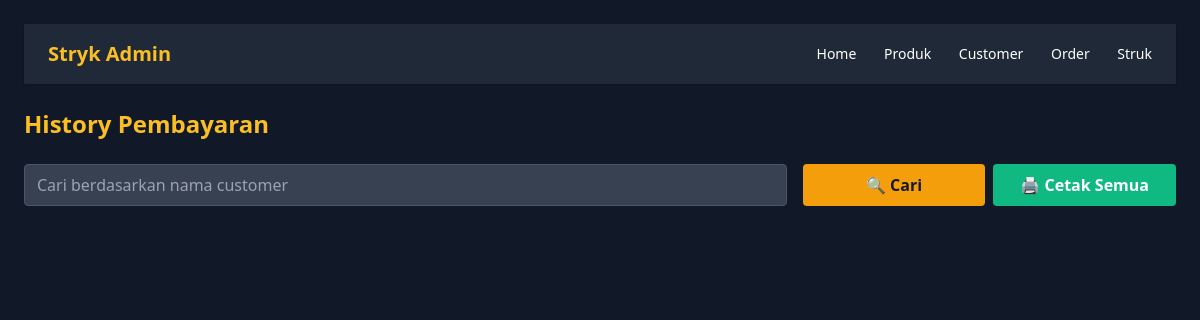
The app's page /admin/struk_admin.php, older data.
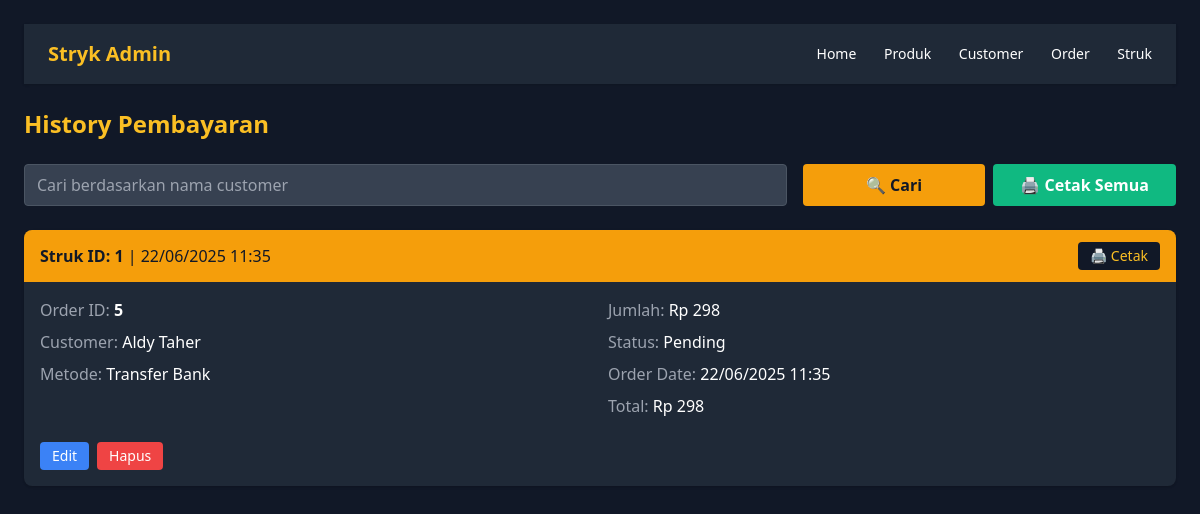
The same page, newer data.
### tables this page shows
CREATE TABLE `payments` (
  `payment_id` int NOT NULL,
  `order_id` int NOT NULL,
  `metode` varchar(100) NOT NULL,
  `jumlah_dibayar` decimal(12,2) NOT NULL,
  `tanggal_bayar` datetime NOT NULL DEFAULT CURRENT_TIMESTAMP,
  `payment_proof` varchar(255) DEFAULT NULL,
  `payment_status` varchar(20) DEFAULT 'pending'
);

CREATE TABLE `customer` (
  `customer_id` int NOT NULL,
  `nama` varchar(100) NOT NULL,
  `password` text NOT NULL,
  `email` varchar(100) NOT NULL,
  `no_telepon` varchar(20) NOT NULL,
  `alamat` text NOT NULL
);

CREATE TABLE `orders` (
  `order_id` int NOT NULL,
  `customer_id` int NOT NULL,
  `tgl_order` datetime NOT NULL,
  `total_harga` decimal(12,2) NOT NULL,
  `status` varchar(20) NOT NULL
);

### admin/struk_admin.php (the view, shortened to what this page needs)
<?php
include 'koneksi.php';
include 'header_admin.php';
$search = $_GET['search'] ?? '';
$query = "
  SELECT p.*, o.tgl_order, o.total_harga, o.status,
         c.nama AS customer
  FROM payments p
  JOIN orders o ON p.order_id = o.order_id
  JOIN customer c ON o.customer_id = c.customer_id
  WHERE 1=1
";
$query .= " ORDER BY p.tanggal_bayar DESC";
$result = mysqli_query($conn, $query);
?>
<!DOCTYPE html>
<html lang="id">
<head>
  <link href="https://cdn.jsdelivr.net/npm/tailwindcss@2.2.19/dist/tailwind.min.css" rel="stylesheet">
</head>
<body class="bg-gray-900 text-white p-6">
  <h1 class="text-2xl font-bold text-yellow-400 mb-6">History Pembayaran</h1>
  <form method="GET" class="grid grid-cols-1 md:grid-cols-3 gap-4 mb-6 no-print">
    <div class="col-span-2">
      <input type="text" name="search" class="w-full px-3 py-2 rounded bg-gray-700 text-white border border-gray-600"
             placeholder="Cari berdasarkan nama customer" value="<?= htmlspecialchars($search) ?>">
    </div>
    <div class="grid grid-cols-2 gap-2">
      <button type="submit" class="bg-yellow-500 hover:bg-yellow-600 text-gray-900 font-bold py-2 px-4 rounded">
        🔍 Cari
      </button>
      <button type="button" onclick="window.print()" class="bg-green-500 hover:bg-green-600 text-white font-bold py-2 px-4 rounded">
        🖨 Cetak Semua
      </button>
    </div>
  </form>
  <div class="space-y-4">
    <?php while ($row = mysqli_fetch_assoc($result)) : ?>
      <div class="bg-gray-800 rounded-lg shadow overflow-hidden struk-card" id="struk-<?= $row['payment_id'] ?>">
        <div class="bg-yellow-500 text-gray-900 px-4 py-3 flex justify-between items-center">
          <div>
            <strong>Struk ID: <?= $row['payment_id'] ?></strong> |
            <?= date('d/m/Y H:i', strtotime($row['tanggal_bayar'])) ?>
          </div>
          <button class="bg-gray-900 hover:bg-gray-700 text-yellow-400 px-3 py-1 rounded text-sm no-print"
                  onclick="printStruk('struk-<?= $row['payment_id'] ?>')">
            🖨 Cetak
          </button>
        </div>
        <div class="p-4">
          <div class="grid grid-cols-1 md:grid-cols-2 gap-4">
            <div>
              <p class="mb-2"><span class="text-gray-400">Order ID:</span> <strong><?= $row['order_id'] ?></strong></p>
              <p class="mb-2"><span class="text-gray-400">Customer:</span> <?= $row['customer'] ?></p>
              <p class="mb-2"><span class="text-gray-400">Metode:</span> <?= $row['metode'] ?></p>
            </div>
            <div>
              <p class="mb-2"><span class="text-gray-400">Jumlah:</span> Rp <?= number_format($row['jumlah_dibayar'], 0, ',', '.') ?></p>
              <p class="mb-2"><span class="text-gray-400">Status:</span>
                <span class="status-badge <?= $row['status'] === 'pending' ? 'status-pending' : ($row['status'] === 'proses' ? 'status-proses' : 'status-selesai') ?>">
                  <?= ucfirst($row['status']) ?>
                </span>
              </p>
              <p class="mb-2"><span class="text-gray-400">Order Date:</span> <?= date('d/m/Y H:i', strtotime($row['tgl_order'])) ?></p>
              <p class="mb-2"><span class="text-gray-400">Total:</span> Rp <?= number_format($row['total_harga'], 0, ',', '.') ?></p>
            </div>
          </div>
          <div class="mt-4 flex space-x-2 no-print">
            <a href="struk_admin.php?edit=<?= $row['payment_id'] ?>"
               class="bg-blue-500 hover:bg-blue-600 text-white px-3 py-1 rounded text-sm">
              Edit
            </a>
            <a href="struk_admin.php?hapus=<?= $row['payment_id'] ?>"
               onclick="return confirm('Yakin hapus struk ini?')"
               class="bg-red-500 hover:bg-red-600 text-white px-3 py-1 rounded text-sm">
              Hapus
            </a>
          </div>
        </div>
      </div>
    <?php endwhile; ?>
  </div>
</body>
</html>

Row changes from the older to the newer data that the page shows:
added payments: payment_id "1", tanggal_bayar "22/06/2025 11:35", order "5", customer.nama "Aldy Taher", metode "Transfer Bank", jumlah_dibayar "298", order.status "Pending", order.tgl_order "22/06/2025 11:35", order.total_harga "298"
